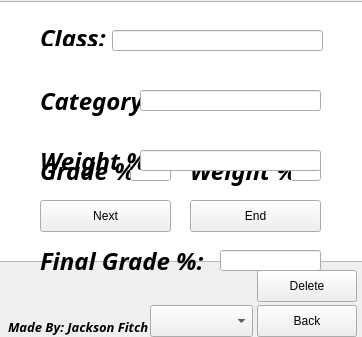
<?xml version="1.0" encoding="UTF-8"?>
<ui version="4.0">
 <class>MainWindow</class>
 <widget class="QMainWindow" name="MainWindow">
  <property name="geometry">
   <rect>
    <x>0</x>
    <y>0</y>
    <width>362</width>
    <height>337</height>
   </rect>
  </property>
  <property name="windowTitle">
   <string>MainWindow</string>
  </property>
  <property name="windowOpacity">
   <double>1.000000000000000</double>
  </property>
  <widget class="QWidget" name="centralwidget">
   <widget class="QLabel" name="txtGrade">
    <property name="geometry">
     <rect>
      <x>40</x>
      <y>150</y>
      <width>101</width>
      <height>41</height>
     </rect>
    </property>
    <property name="font">
     <font>
      <family>Menlo</family>
      <pointsize>18</pointsize>
      <italic>true</italic>
      <bold>true</bold>
     </font>
    </property>
    <property name="text">
     <string>Grade %:</string>
    </property>
   </widget>
   <widget class="QLineEdit" name="inpGrade">
    <property name="geometry">
     <rect>
      <x>130</x>
      <y>160</y>
      <width>41</width>
      <height>21</height>
     </rect>
    </property>
    <property name="font">
     <font>
      <family>Menlo</family>
      <pointsize>16</pointsize>
      <italic>true</italic>
     </font>
    </property>
   </widget>
   <widget class="QLineEdit" name="inpWeight">
    <property name="geometry">
     <rect>
      <x>290</x>
      <y>160</y>
      <width>31</width>
      <height>21</height>
     </rect>
    </property>
    <property name="font">
     <font>
      <family>Menlo</family>
      <pointsize>16</pointsize>
      <italic>true</italic>
     </font>
    </property>
   </widget>
   <widget class="QLabel" name="txtWeight">
    <property name="geometry">
     <rect>
      <x>190</x>
      <y>150</y>
      <width>101</width>
      <height>41</height>
     </rect>
    </property>
    <property name="font">
     <font>
      <family>Menlo</family>
      <pointsize>18</pointsize>
      <italic>true</italic>
      <bold>true</bold>
     </font>
    </property>
    <property name="text">
     <string>Weight %:</string>
    </property>
   </widget>
   <widget class="QPushButton" name="btnNext">
    <property name="geometry">
     <rect>
      <x>40</x>
      <y>200</y>
      <width>131</width>
      <height>32</height>
     </rect>
    </property>
    <property name="text">
     <string>Next</string>
    </property>
   </widget>
   <widget class="QPushButton" name="btnEnd">
    <property name="geometry">
     <rect>
      <x>190</x>
      <y>200</y>
      <width>131</width>
      <height>32</height>
     </rect>
    </property>
    <property name="text">
     <string>End</string>
    </property>
   </widget>
   <widget class="QLabel" name="txtOut">
    <property name="geometry">
     <rect>
      <x>40</x>
      <y>240</y>
      <width>201</width>
      <height>41</height>
     </rect>
    </property>
    <property name="font">
     <font>
      <family>Menlo</family>
      <pointsize>18</pointsize>
      <italic>true</italic>
      <bold>true</bold>
     </font>
    </property>
    <property name="text">
     <string>Final Grade %:</string>
    </property>
   </widget>
   <widget class="QLineEdit" name="lineEdit">
    <property name="geometry">
     <rect>
      <x>220</x>
      <y>250</y>
      <width>101</width>
      <height>21</height>
     </rect>
    </property>
    <property name="font">
     <font>
      <family>Menlo</family>
      <pointsize>16</pointsize>
      <italic>true</italic>
     </font>
    </property>
    <property name="readOnly">
     <bool>true</bool>
    </property>
   </widget>
   <widget class="QLabel" name="ecuLogo">
    <property name="geometry">
     <rect>
      <x>10</x>
      <y>20</y>
      <width>340</width>
      <height>111</height>
     </rect>
    </property>
    <property name="text">
     <string/>
    </property>
    <property name="alignment">
     <set>Qt::AlignCenter</set>
    </property>
   </widget>
   <widget class="QLabel" name="txtCredit">
    <property name="geometry">
     <rect>
      <x>8</x>
      <y>319</y>
      <width>151</width>
      <height>16</height>
     </rect>
    </property>
    <property name="font">
     <font>
      <family>Menlo</family>
      <pointsize>10</pointsize>
      <italic>true</italic>
      <bold>true</bold>
     </font>
    </property>
    <property name="text">
     <string>Made By: Jackson Fitch</string>
    </property>
   </widget>
   <widget class="QPushButton" name="btnHistory">
    <property name="geometry">
     <rect>
      <x>257</x>
      <y>305</y>
      <width>100</width>
      <height>32</height>
     </rect>
    </property>
    <property name="text">
     <string>History</string>
    </property>
   </widget>
   <widget class="QListWidget" name="history">
    <property name="geometry">
     <rect>
      <x>-5</x>
      <y>1</y>
      <width>371</width>
      <height>261</height>
     </rect>
    </property>
    <property name="palette">
     <palette>
      <active>
       <colorrole role="Highlight">
        <brush brushstyle="SolidPattern">
         <color alpha="166">
          <red>253</red>
          <green>200</green>
          <blue>47</blue>
         </color>
        </brush>
       </colorrole>
      </active>
      <inactive>
       <colorrole role="Highlight">
        <brush brushstyle="SolidPattern">
         <color alpha="166">
          <red>253</red>
          <green>200</green>
          <blue>47</blue>
         </color>
        </brush>
       </colorrole>
      </inactive>
      <disabled/>
     </palette>
    </property>
    <property name="font">
     <font>
      <family>Menlo</family>
      <pointsize>18</pointsize>
      <italic>true</italic>
      <bold>true</bold>
     </font>
    </property>
    <property name="contextMenuPolicy">
     <enum>Qt::NoContextMenu</enum>
    </property>
    <property name="autoFillBackground">
     <bool>false</bool>
    </property>
    <property name="frameShape">
     <enum>QFrame::StyledPanel</enum>
    </property>
    <property name="editTriggers">
     <set>QAbstractItemView::DoubleClicked</set>
    </property>
    <property name="showDropIndicator" stdset="0">
     <bool>false</bool>
    </property>
    <property name="uniformItemSizes">
     <bool>true</bool>
    </property>
    <property name="itemAlignment">
     <set>Qt::AlignCenter</set>
    </property>
    <property name="sortingEnabled">
     <bool>false</bool>
    </property>
   </widget>
   <widget class="QPushButton" name="btnDelete">
    <property name="geometry">
     <rect>
      <x>257</x>
      <y>270</y>
      <width>100</width>
      <height>32</height>
     </rect>
    </property>
    <property name="text">
     <string>Delete</string>
    </property>
   </widget>
   <widget class="QPushButton" name="btnBack">
    <property name="geometry">
     <rect>
      <x>257</x>
      <y>305</y>
      <width>100</width>
      <height>32</height>
     </rect>
    </property>
    <property name="text">
     <string>Back</string>
    </property>
   </widget>
   <widget class="QComboBox" name="comboBox">
    <property name="geometry">
     <rect>
      <x>150</x>
      <y>305</y>
      <width>103</width>
      <height>32</height>
     </rect>
    </property>
    <item>
     <property name="text">
      <string/>
     </property>
    </item>
    <item>
     <property name="text">
      <string>Add New</string>
     </property>
    </item>
   </widget>
   <widget class="QLabel" name="txtName">
    <property name="geometry">
     <rect>
      <x>40</x>
      <y>30</y>
      <width>71</width>
      <height>16</height>
     </rect>
    </property>
    <property name="font">
     <font>
      <family>Menlo</family>
      <pointsize>18</pointsize>
      <italic>true</italic>
      <bold>true</bold>
     </font>
    </property>
    <property name="text">
     <string>Class: </string>
    </property>
   </widget>
   <widget class="QLineEdit" name="inpName">
    <property name="geometry">
     <rect>
      <x>112</x>
      <y>30</y>
      <width>211</width>
      <height>21</height>
     </rect>
    </property>
    <property name="font">
     <font>
      <family>Menlo</family>
      <pointsize>16</pointsize>
      <italic>true</italic>
     </font>
    </property>
    <property name="text">
     <string/>
    </property>
   </widget>
   <widget class="QLabel" name="txtCat">
    <property name="geometry">
     <rect>
      <x>40</x>
      <y>80</y>
      <width>101</width>
      <height>41</height>
     </rect>
    </property>
    <property name="font">
     <font>
      <family>Menlo</family>
      <pointsize>18</pointsize>
      <italic>true</italic>
      <bold>true</bold>
     </font>
    </property>
    <property name="text">
     <string>Category:</string>
    </property>
   </widget>
   <widget class="QLineEdit" name="inpCat">
    <property name="geometry">
     <rect>
      <x>140</x>
      <y>90</y>
      <width>181</width>
      <height>21</height>
     </rect>
    </property>
    <property name="font">
     <font>
      <family>Menlo</family>
      <pointsize>16</pointsize>
      <italic>true</italic>
     </font>
    </property>
    <property name="text">
     <string/>
    </property>
   </widget>
   <widget class="QLabel" name="txtStoreWeight">
    <property name="geometry">
     <rect>
      <x>40</x>
      <y>140</y>
      <width>101</width>
      <height>41</height>
     </rect>
    </property>
    <property name="font">
     <font>
      <family>Menlo</family>
      <pointsize>18</pointsize>
      <italic>true</italic>
      <bold>true</bold>
     </font>
    </property>
    <property name="text">
     <string>Weight %:</string>
    </property>
   </widget>
   <widget class="QLineEdit" name="inpStoreWeight">
    <property name="geometry">
     <rect>
      <x>140</x>
      <y>150</y>
      <width>181</width>
      <height>21</height>
     </rect>
    </property>
    <property name="font">
     <font>
      <family>Menlo</family>
      <pointsize>16</pointsize>
      <italic>true</italic>
     </font>
    </property>
    <property name="text">
     <string/>
    </property>
   </widget>
   <zorder>history</zorder>
   <zorder>txtGrade</zorder>
   <zorder>inpGrade</zorder>
   <zorder>inpWeight</zorder>
   <zorder>txtWeight</zorder>
   <zorder>btnNext</zorder>
   <zorder>btnEnd</zorder>
   <zorder>txtOut</zorder>
   <zorder>lineEdit</zorder>
   <zorder>ecuLogo</zorder>
   <zorder>txtCredit</zorder>
   <zorder>btnHistory</zorder>
   <zorder>btnDelete</zorder>
   <zorder>btnBack</zorder>
   <zorder>comboBox</zorder>
   <zorder>txtName</zorder>
   <zorder>inpName</zorder>
   <zorder>txtCat</zorder>
   <zorder>inpCat</zorder>
   <zorder>txtStoreWeight</zorder>
   <zorder>inpStoreWeight</zorder>
  </widget>
 </widget>
 <resources/>
 <connections/>
</ui>
